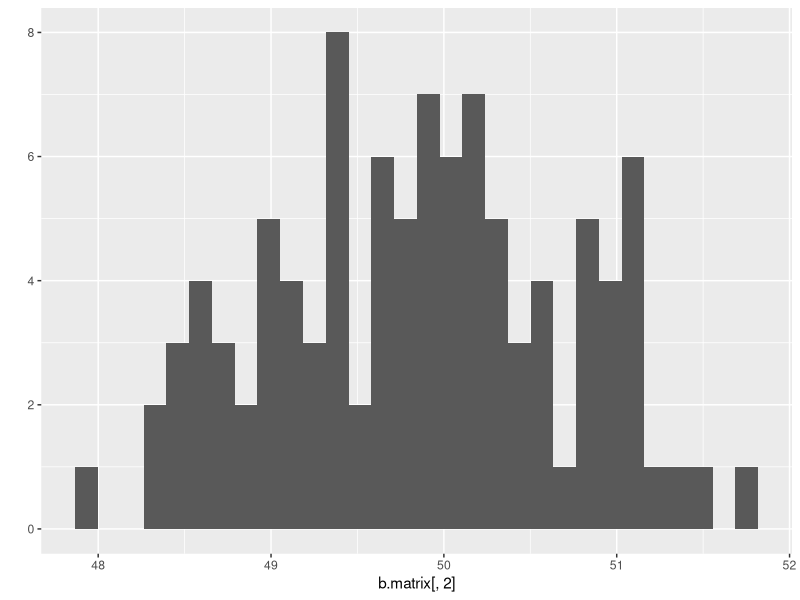
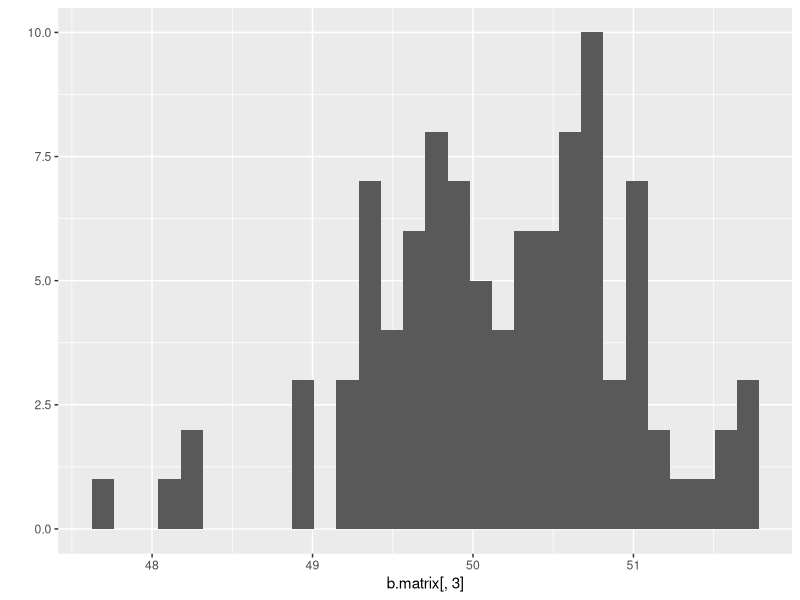
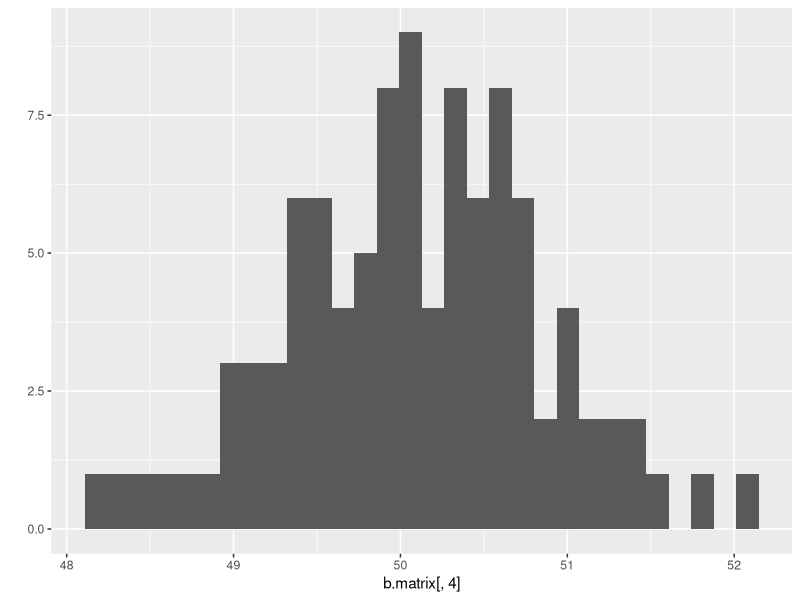
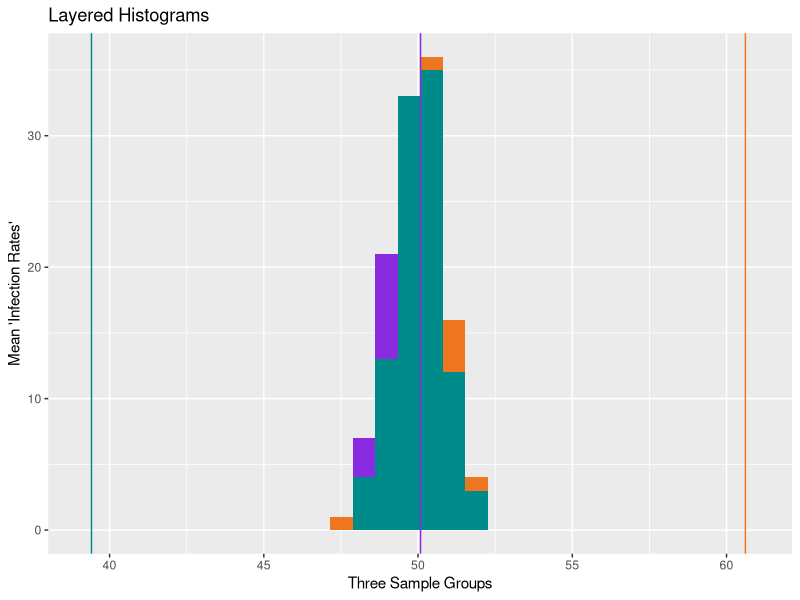

Recreate these plots in R, in order.
## ---- chunk 1
knitr::opts_chunk$set(echo = TRUE)
## ---- chunk 2
# Using a for loop, write a function to calculate the number of zeroes in a numeric vector. Before entering the loop, set up a counter variable counter <- 0. Inside the loop, add 1 to counter each time you have a zero in the matrix. Finally, use return(counter) for the output.

my_vec <- sample(0:10, size=10)
print(my_vec)

counter <- 0

for(i in 1:length(my_vec)){
  if(my_vec[i] == 0){
    counter <- counter + 1
  }
}

print(counter)
## ---- chunk 3
# Use subsetting instead of a loop to rewrite the function as a single line of code.

my_vec <- sample(0:10, size=10)
print(my_vec)

count <- sum(my_vec == 0)
print(count)
## ---- chunk 4
# Write a function that takes as input two integers representing the number of rows and columns in a matrix. The output is a matrix of these dimensions in which each element is the product of the row number x the column number.

# Making the matrix

x <- 5
y <- 10

fake.matrix <- matrix(data=NA,nrow=x,ncol=y)
print(fake.matrix)

for (i in 1:nrow(fake.matrix)) {
  for (j in 1:ncol(fake.matrix)) {
    fake.matrix[i,j] <- i*j
  } # end of column j loop
} # end of row i loop

print(fake.matrix)

# Creating the custom function to multiple col # by row #
row.times.col <- function(x=2,y=3){
  fake.matrix <- matrix(data=NA,nrow=x,ncol=y)
  for (i in 1:nrow(fake.matrix)) {
    for (j in 1:ncol(fake.matrix)) {
      fake.matrix[i,j] <- i*j
  } # end of column j loop
} # end of row i loop
return(fake.matrix)

}

# Testing with default values
row.times.col()

# Testing with inputting values
row.times.col(3,6)
## ---- chunk 5
# In the next few lectures, you will learn how to do a randomization test on your data. We will complete some of the steps today to practice calling custom functions within a for loop. Use the code from the March 31st lecture (Randomization Tests) to complete the following steps:

# Simulate a dataset with 3 groups of data, each group drawn from a distribution with a different mean. The final data frame should have 1 column for group and 1 column for the response variable.

library(ggplot2)
library(tidyverse)

group1 <- rnorm(100, mean = 50, sd = 5)
group2 <- rnorm(100, mean = 60, sd = 5)
group3 <- rnorm(100, mean = 40, sd = 5)

fake.data <- data.frame(group1, group2, group3)
print(fake.data)

new.fake.data <- fake.data %>%
  pivot_longer(cols=group1:group3,
               names_to = "Group",
               values_to = "ResponseVariable")
head(new.fake.data)

# Write a custom function that 1) reshuffles the response variable, and 2) calculates the mean of each group in the reshuffled data. Store the means in a vector of length 3.

##################################################
# function: shuffleData
# randomize data for regression analysis and get the mean of newly shuffled values
# input: 2-column data frame (group, response)
# output: 2-column data frame (group, response)
#------------------------------------------------- 
shuffleData <- function(z=dataframe) {
                z$ResponseVariable <- sample(z$ResponseVariable)
                
z1 <- z[z$Group == "group1",]
z2 <- z[z$Group == "group2",]
z3 <- z[z$Group == "group3",]

mean1 <- mean(z1$ResponseVariable)
mean2 <- mean(z2$ResponseVariable)
mean3 <- mean(z3$ResponseVariable)

mean_vec <- c(mean1,mean2,mean3)

return(mean_vec)
}

shuffleData(new.fake.data)

# Use a for loop to repeat the function in b 100 times. Store the results in a data frame that has 1 column indicating the replicate number and 1 column for each new group mean, for a total of 4 columns.

# Make an empty matrix to start

a.matrix <- matrix(data = NA, nrow = 100, ncol = 3)
print(a.matrix)

# Write a for loop to get 100 rows of means
for(i in 1:100){
  a.matrix[i,] <- shuffleData(new.fake.data)
}

print(a.matrix)

# Making that into a data frame
rep_number <- seq(1:100)

b.matrix <- cbind(rep_number, a.matrix)

# Renaming the columns so they make sense
colnames(b.matrix) <- c("Replicate_Number","Group_1_Mean","Group_2_Mean","Group_3_Mean")

print(b.matrix)

# Use qplot() to create a histogram of the means for each reshuffled group. Or, if you want a challenge, use ggplot() to overlay all 3 histograms in the same figure. How do the distributions of reshuffled means compare to the original means?

# Group 1 Means
qplot(b.matrix[,2]) # how do I change the x-axes?

# Group 2 Means
qplot(b.matrix[,3])

# Group 3 Means
qplot(b.matrix[,4])
## ---- chunk 6

head(b.matrix)
c.matrix <- b.matrix[,-1]
head(c.matrix)
mean.df <- as.data.frame(c.matrix)
head(mean.df)

# Use ggplot to put three histos on top of eachother 

ggplot(data=mean.df)+
  geom_histogram(aes(x=Group_1_Mean),fill="blueviolet")+
  geom_histogram(aes(x=Group_2_Mean),fill="chocolate2")+
  geom_histogram(aes(x=Group_3_Mean),fill="cyan4")+
  geom_vline(xintercept = mean(fake.data$group1), color="blueviolet")+
  geom_vline(xintercept = mean(fake.data$group2), color="chocolate2")+
  geom_vline(xintercept = mean(fake.data$group3), color="cyan4")+
  labs(title = "Layered Histograms",
       y="Mean 'Infection Rates'",
       x="Three Sample Groups")

# Makeshift legend: blueviolet = Group 1, chocolate2 = Group 2, cyan4 = Group 3
